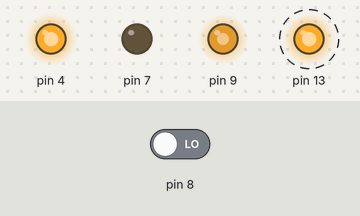
Simulated run of this sketch. Board: Arduino Uno, built with avr-gcc and run on an emulated ATmega328P. Parts: output pins drawn as LEDs (lit = HIGH). Dashed ring = blinking. The test bench sets the inputs (shaded band); at power-on: pin 8 LOW.

Above: at 1.2 s.
1.3 s: pin 8 driven HIGH
At 1.5 s:
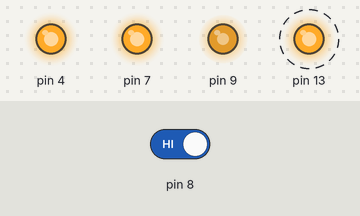
4.3 s: pin 8 driven LOW
At 7.12 s:
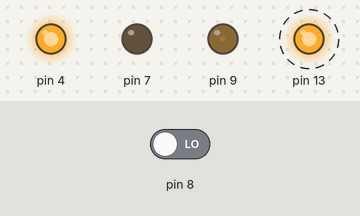
7.3 s: pin 8 driven HIGH
At 7.77 s:
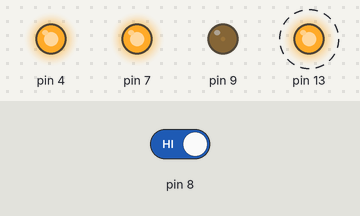
Timing chart, 0 to 26.2 s (numbered marks = the images above; inputs shaded):
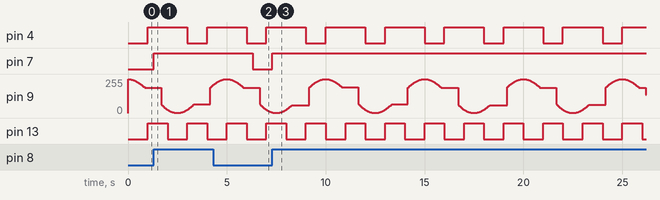

Measured:
- after the input at 1.3 s, pin 7: LOW → HIGH at once
- after the input at 4.3 s, pin 7: HIGH → LOW after 2.0 s
- after the input at 7.3 s, pin 7: LOW → HIGH at once
- by itself, pin 4: alternates HIGH for 2.0 s and LOW for 1.0 s
- by itself, pin 13: alternates HIGH for 1.0 s and LOW for 1.0 s

The sketch:

GestionTemps.ino
```cpp
// (licence header left out)
#include "AvoidDelay.h"  //Extension "header" pour permettre l'utilisation de la classe par le "main".

//Constructeurs des objets led1, led2 et led3.
//(Pin,État initial "LOW" par défault)
AvoidDelay led1(7);
AvoidDelay led2(4);
AvoidDelay led3(13);
AvoidDelay led4(9);
void setup() {
  //Les pins sont instanciées dans le constructeur
}
void loop() {
  led1.timer(8);                  //Temporisation d'une sortie selon un input digital (Entrée digitale, temps de temporisation défaut 5s)
  led2.toggleOutput(2000, 1000);  //Clignotement (Temps "HIGH", Temps "LOW")
  led3.toggleOutput();            //Clignotement (1s "HIGH", 1s "LOW")
  led4.smoothFade(5000);          //Exemple fade sans utilisation de delais
}
```

AvoidDelay.cpp
```cpp
// (licence header left out)
#include <Arduino.h>
#include "AvoidDelay.h"

AvoidDelay::AvoidDelay(const uint8_t outputPin, bool outputState = LOW)
  : outputPin{ outputPin }, outputState{ outputState } {
  pinMode(outputPin, OUTPUT);
  accumuledTime = 0;
  digitalWrite(outputPin, outputState);
}
void AvoidDelay ::toggleOutput(unsigned long highTime = 1000, unsigned long lowTime = 1000) {
  if ((outputState == HIGH) && (millis() - accumuledTime >= highTime)) {
    outputState = LOW;
    accumuledTime = millis();
    digitalWrite(outputPin, outputState);
  } else if ((outputState == LOW) && (millis() - accumuledTime >= lowTime)) {
    outputState = HIGH;
    accumuledTime = millis();
    digitalWrite(outputPin, outputState);
  }
}
void AvoidDelay::timer(const uint8_t inputPin, unsigned long timer = 5000) {
  static bool buttonState = digitalRead(inputPin);
  if (buttonState != digitalRead(inputPin) && !running()) {
    setTime(timer);
    digitalWrite(outputPin, !outputState);
  }
  if (expired()) {
    digitalWrite(outputPin, outputState);
  }
}
void AvoidDelay::smoothFade(unsigned long fadeTime = 2000) {
  int ledValue = 128 + 127 * cos(2 * PI / fadeTime * millis());
  analogWrite(outputPin, ledValue);
  Serial.println(ledValue);
}
```

AvoidDelay.h
```cpp
// (licence header left out)
#include "MotoTimer.h"
#ifndef _AVOIDELAY_H_
#define _AVOIDELAY_H_
class AvoidDelay : public MoToTimerRop {
private:
  int outputPin;                //Pin physique sur l'Arduino
  unsigned long highTime;       //Temps où l'on veut la sortie comme "HIGH"
  unsigned long lowTime;        //Temps où l'ont veut la sortie comme "LOW"
  unsigned long accumuledTime;  //Temps accumulé sur un compteur
  bool outputState;             //État de la sortie Initialisée sur "LOW"

public:
  //Constructeur
  AvoidDelay(const uint8_t outputPin, bool outputState = LOW);
  //Méthode à utiliser pour alterner l'état d'une sortie selon un temps donné.
  void toggleOutput(unsigned long highTime = 1000, unsigned long lowTime = 1000);
  //Méthode pour temporiser une sortie sur changement d'état d'une entrée.
  void timer(const uint8_t inputPin, unsigned long timer = 5000);
  //Méthode "Fader" un LED.
  void smoothFade(unsigned long fadeTime = 2000);
};
#endif
```

MotoTimer.h
```cpp
// (licence header left out)
#ifndef MOTOTIMER_H
#define MOTOTIMER_H
class MoToTimerRop  // Ram optimized version
{
private:
  static constexpr byte RUNNING = 0b1;
  static constexpr byte NOTEXPIRED = 0b10;
  byte active;  // Bit0: Timer is running, Bit 1: not expired Flag
  long endtime;

public:
  MoToTimerRop() {
    active = 0;
  }

  void setTime(long wert) {
    endtime = (long)millis() + ((long)wert > 0 ? wert : 1);
    active = RUNNING | NOTEXPIRED;  // set running and !expired flag
  }

  bool running() {
    if (active & RUNNING) active &= ~RUNNING | (endtime - (long)millis() > 0);
    return active & RUNNING;
  }

  bool expired() {  // event 'timer expired'
    // this event is cleared after call of this method
    if (running() || active == 0) return false;
    else active = 0;
    return true;
  }

  void stop() {
    active = 0;
  }

  long getTime() {
    // return remaining time
    if (running()) return endtime - (long)millis();
    else return 0;
  }
};
#endif
```
